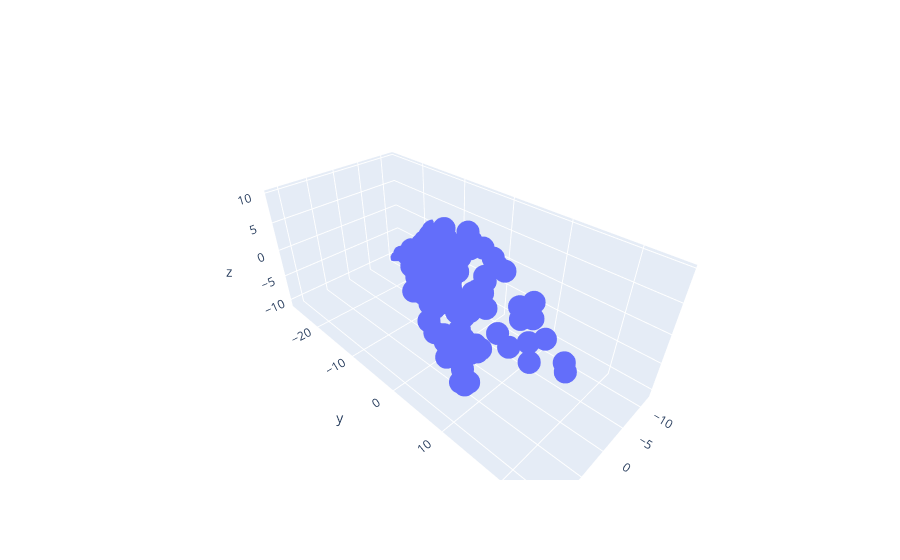

Notebook code cell kept with this figure:
### Markdown cell above
Repeat the second part of Exercise 3-3 (the two vectors in $\mathbb{R}^3$), but use matrix-vector multiplication instead of vector-scalar multiplication. That is, compute $\mathbf{As}$ instead of $\sigma_1 \mathbf{v}_1 + \sigma_2 \mathbf{v}_2$.

### Code cell
import plotly.graph_objects as go
A = np.array([[3,0],
              [5,2],
              [1,2]])

xlim = [-4,4]
scalars = np.random.uniform(low=xlim[0],high=xlim[1],size=(100,2))

points = scalars@A.T

fig = go.Figure( data=[go.Scatter3d(x=points[:,0], y=points[:,1], z=points[:,2], mode='markers')])
fig.show()
